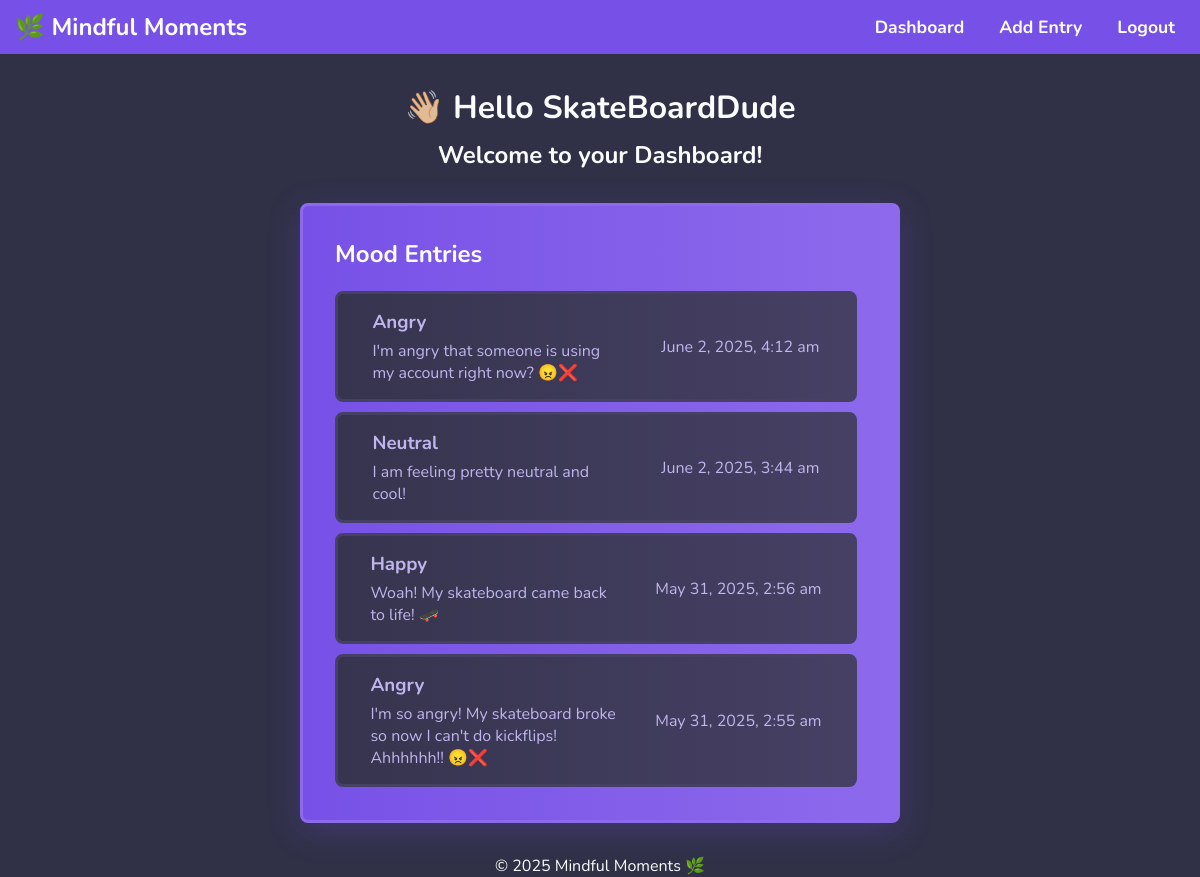
The page /pages/dashboard.php (signed in) on the database its author committed.
### tables this page shows
CREATE TABLE IF NOT EXISTS `entries` (
  `id` int NOT NULL AUTO_INCREMENT,
  `user_id` int NOT NULL,
  `mood` varchar(50) NOT NULL,
  `note` text,
  `created_at` timestamp NULL DEFAULT CURRENT_TIMESTAMP,
  PRIMARY KEY (`id`),
  KEY `user_id` (`user_id`)
);

### includes/utils.php (called while the page is built, shortened)
<?php
function isUserLoggedIn(): bool {
    if (session_status() === PHP_SESSION_ACTIVE) {
        return isset($_SESSION['user_id']);
    }
    return false;
}
function sanitizeInput($input) {
    return htmlspecialchars(strip_tags(trim($input)));
}
?>

### pages/dashboard.php (the view, shortened to what this page needs)
<?php
require_once('../includes/utils.php');
require_once('../db/database.php');
$username = $_SESSION['username'];
$userId = $_SESSION['user_id'];
try {
    $query = 'SELECT * FROM entries
              WHERE user_id = :user_id
              ORDER BY created_at DESC';
    $statement = $pdo->prepare($query);
    $statement->bindValue(':user_id', $userId, PDO::PARAM_INT);
    $statement->execute();
    $entries = $statement->fetchAll(PDO::FETCH_ASSOC);
} catch (PDOException $e) {
    echo '<p style="color: red;">❌ Error fetching entries: ' . $e->getMessage() . '</p>';
}
?>
<?php
include('../includes/header.php');
include('../includes/nav.php');
?>
<main class="dashboard-main">
    <div class="greeting-container">
        <h1>👋🏼 Hello <?php echo sanitizeInput($username); ?></h1>
        <h2>Welcome to your Dashboard!</h2>
    </div>
    <?php if (!empty($entries)): ?>
        <div class="entries-container">
            <h2>Mood Entries</h2>
                <div class="entry-card-scrollable-container">
                    <?php foreach ($entries as $entry): ?>
                        <a href="editEntry.php?id=<?php echo sanitizeInput($entry['id']); ?>" class="entry-link">
                            <div class="entry-container">
                                    <div class="entry-card-mood-note-container">
                                        <h3><?php echo sanitizeInput($entry['mood']); ?></h3>
                                        <p><?php echo sanitizeInput($entry['note']); ?></p>
                                    </div>
                                <p><?php echo date("F j, Y, g:i a", strtotime($entry['created_at'])) ?></p>
                            </div>
                        </a>
                    <?php endforeach; ?>
                </div>
        </div>
    <?php else: ?>
        <h2 class="no-entries-text">You haven’t added any entries yet. 🌱</h2>
    <?php endif; ?>
</main>
<?php include('../includes/footer.php') ?>

### includes/header.php (shortened to what this page needs)
<!DOCTYPE html>
<html lang="en">
<head>
    <link rel="stylesheet" href="../css/main.css">
    <link rel="stylesheet" href="../css/auth.css">
    <link rel="stylesheet" href="../css/dashboard.css">
</head>
<body>

### includes/nav.php
<?php require_once('../includes/utils.php'); ?>
<nav>
    <a href="#"><h2>🌿 Mindful Moments</h2></a>
    <div class="nav-link-container">
        <?php if (isUserLoggedIn()): ?>
            <a href="../pages/dashboard.php">Dashboard</a>
            <a href="../pages/newEntry.php">Add Entry</a>
            <a href="../authLogic/logout.php">Logout</a>
        <?php else: ?>
            <a href="../authPages/login.php">Login</a>
            <a href="../authPages/register.php">Register</a>
        <?php endif; ?>
    </div>
</nav>

### includes/footer.php (shortened to what this page needs)
<footer>
    <p>© 2025 Mindful Moments 🌿</p>
</footer>
</body>
</html>

### css/main.css (style rules this page uses)
* { margin: 0; padding: 0; box-sizing: border-box; }
:root { --background-color: #303147; --header-text-color: #FAFCFD; --purple-card-gradient-left: #7751E7; --purple-card-gradient-right: #8D6AEC; --dark-card-gradient-left: #36344E; --dark-card-gradient-right: #464064; --mood-entry-card-text: #C0B5EC; --leafy-green: #16ca16ee; --danger-red: red; }
a { text-decoration: none; }
body { font-family: "Nunito", sans-serif; background-color: var(--background-color); }
h2, h1, label { color: var(--header-text-color); }
nav { display: flex; justify-content: space-between; align-items: center; padding: 10px 15px; background-color: var(--purple-card-gradient-left); }
.nav-link-container a { color: var(--header-text-color); font-weight: bold; font-size: 1.1rem; border-radius: 8px; padding: 5px 10px; transition-duration: .2s; }
.nav-link-container { display: flex; gap: 15px; }
footer { text-align: center; color: var(--header-text-color); margin-top: 2rem; }

### css/dashboard.css (style rules this page uses)
.dashboard-main h2, .dashboard-main h1 { text-align: center; }
.greeting-container { display: flex; flex-direction: column; gap: 10px; margin-top: 2rem; margin-bottom: 2rem; animation: fade-in-from-right .5s ease-in-out; }
.entries-container { display: flex; flex-direction: column; gap: 18px; width: 600px; background: linear-gradient(to right, var(--purple-card-gradient-left), var(--purple-card-gradient-right)); box-shadow: 0 8px 32px 0 rgba(119, 81, 231, 0.25), 0 1.5px 6px 0 rgba(54, 52, 78, 0.18); margin: 1rem auto 0 auto; border: solid 3px var(--purple-card-gradient-right); border-radius: 8px; padding: 2rem; animation: fade-in .9s ease-in-out; }
.entries-container h2 { text-align: left; }
.entry-container { cursor: pointer; display: flex; justify-content: space-around; align-items: center; background: linear-gradient(to right, var(--dark-card-gradient-left), var(--dark-card-gradient-right)); padding: 15px; width: 100%; color: var(--mood-entry-card-text); border-radius: 8px; margin: 0 auto; border: 3px solid var(--dark-card-gradient-right); transition-duration: 0.2s; }
.entry-card-mood-note-container { display: flex; flex-direction: column; gap: 5px; width: 250px; }
.entry-card-scrollable-container { display: flex; flex-direction: column; gap: 10px; max-height: 500px; overflow-y: auto; padding: 3px 8px 3px 0; }

### rows shown on the page
entries: mood "Angry", note "I'm angry that someone is using my account right now? 😠❌", created_at "June 2, 2025, 4:12 am"
entries: mood "Neutral", note "I am feeling pretty neutral and cool!", created_at "June 2, 2025, 3:44 am"
entries: mood "Happy", note "Woah! My skateboard came back to life! 🛹", created_at "May 31, 2025, 2:56 am"
entries: mood "Angry", note "I'm so angry! My skateboard broke so now I can't do kickflips! Ahhhhhh!! 😠❌", created_at "May 31, 2025, 2:55 am"

### other values the page prints
sanitizeInput($username) "SkateBoardDude"
